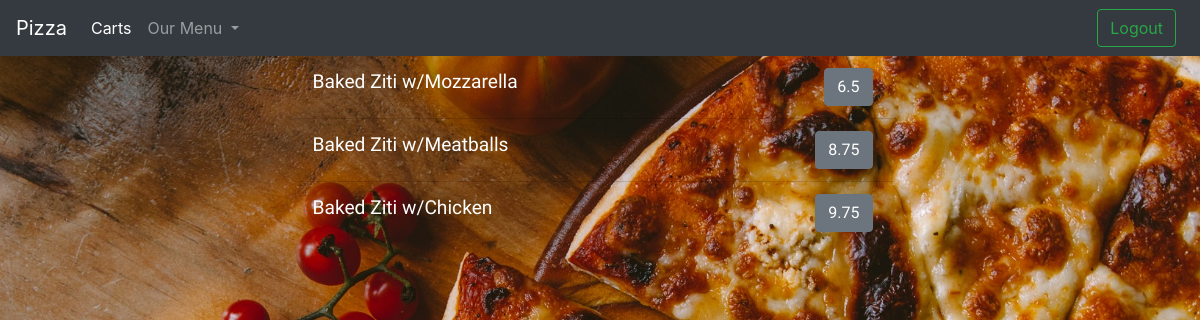
Screenshot of /4/menus (signed in) with the database file from the repository.
### orders/models.py (models this page shows, shortened)
class Size(models.Model):
    small = models.FloatField(default=0.0)
    large = models.FloatField(default=0.0)
    menu = models.ForeignKey(Menu, on_delete=models.CASCADE)

class Menu(models.Model):
    item = models.CharField(max_length=64)
    type = models.ForeignKey(Type, on_delete=models.CASCADE)

### orders/views.py (the view, shortened to what this page needs)
# urls.py: path("<int:item_id>/menus", views.menus, name="menus"),
def menus(request, item_id):
    if not request.user.is_authenticated:
        return render(request, "orders/login.html", {"message":"Please Login"})
    items = Menu.objects.filter(type=item_id)
    food = [Size.objects.filter(menu=i) for i in items]
    category = Type.objects.all()
    context = {
        'food': [i[0] for i in food],
        'toppings': Topping.objects.all(),
        'category': category,
        'item_id': item_id,
    }
    return render(request, "orders/menu.html", context)

### orders/models.py (called while the page is built)
    def __str__(self):
        return f"{self.name}"

### orders/templates/orders/menu.html (shortened to what this page needs)
{% extends "orders/layout.html" %}
{% block content %}
    <div id="menu">
        <div class="row align-items-center h-100">
            <div class="right-side">
            <ul class="col-md list-group list-group-flush bg-transparent">
                {% for i in food %}
                    <li class="list-group-item bg-transparent">
                        <span class="food-type bg-transparent">{{ i.menu.item }}</span>
                        <form id="{{i.id}}" class="add-to-carts bg-transparent" action="{% url 'menus' item_id %}" method="post">
                        <div class="price clearfix">
                            <input class="large btn btn-secondary float-right" type="submit" title="Large" name="add2" value="{{i.large}}">
                        </div>
                        </form>
                    </li>
                {% endfor %}
            </ul>
            </div>
        </div>
    </div>
{% endblock %}

### orders/static/app.css (style rules this page uses)
html, body { width:100%; margin:0; height:100%; }
* { margin: 0; padding: 0; box-sizing: border-box; color: white; }
body { background: url(pizza3.jpg) no-repeat center center fixed; background-size: cover; height: 100%; width: 100%; color: white; margin: 0; }
.food-type { float: left; }
.price { float: right; width: 35%; }
.right-side { width: 50%; margin: 0 auto; height: 100%; background-color: transparent; font-family: 'Satisfy', cursive; font-size: 1.2em; }
ul, li { background-color: transparent; }

### rows the page displays
Size: menu.item "Baked Ziti w/Mozzarella", add2 "6.5"
Size: menu.item "Baked Ziti w/Meatballs", add2 "8.75"
Size: menu.item "Baked Ziti w/Chicken", add2 "9.75"
